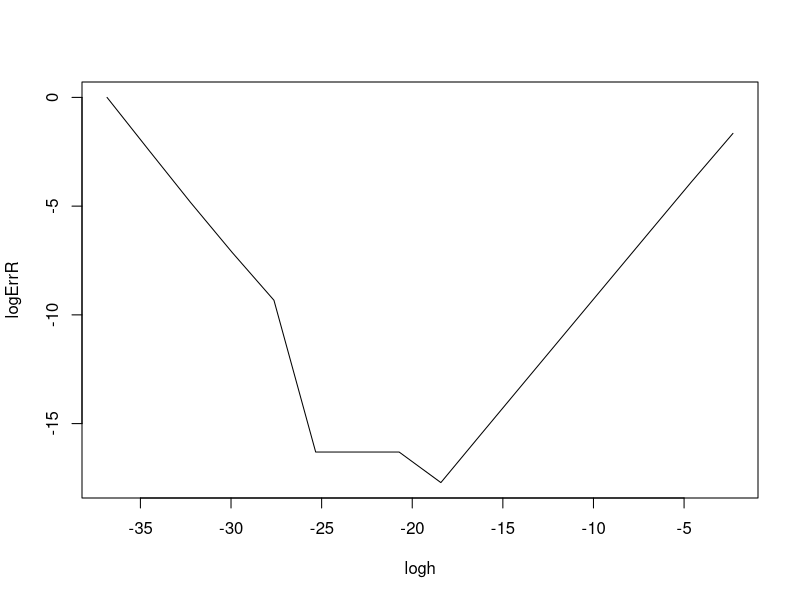

Reproduce this figure in R.

h <- 10^seq(-1,-16,-1)
logh <- log(h)

x_0 <- c(1,3,-2)
f_estrella <- c(9,1,-12)

f <- function(x1,x2,x3){
    x1*x2*exp(x1^2+x3^2-5)
}

grad <- matrix(,3,length(h))

 
grad[1,] <- (f(x_0[1]+h,x_0[2],x_0[3])-f(x_0[1],x_0[2],x_0[3]))/h
grad[2,] <- (f(x_0[1],x_0[2]+h,x_0[3])-f(x_0[1],x_0[2],x_0[3]))/h
grad[3,] <- (f(x_0[1],x_0[2],x_0[3]+h)-f(x_0[1],x_0[2],x_0[3]))/h


logErrR <- vector("numeric",16)
for( i in 1:16){
logErrR[i] <- log(norm(f_estrella-grad[,i],"2")/norm(f_estrella,"2"))
}

plot(logh,logErrR,type='l')
